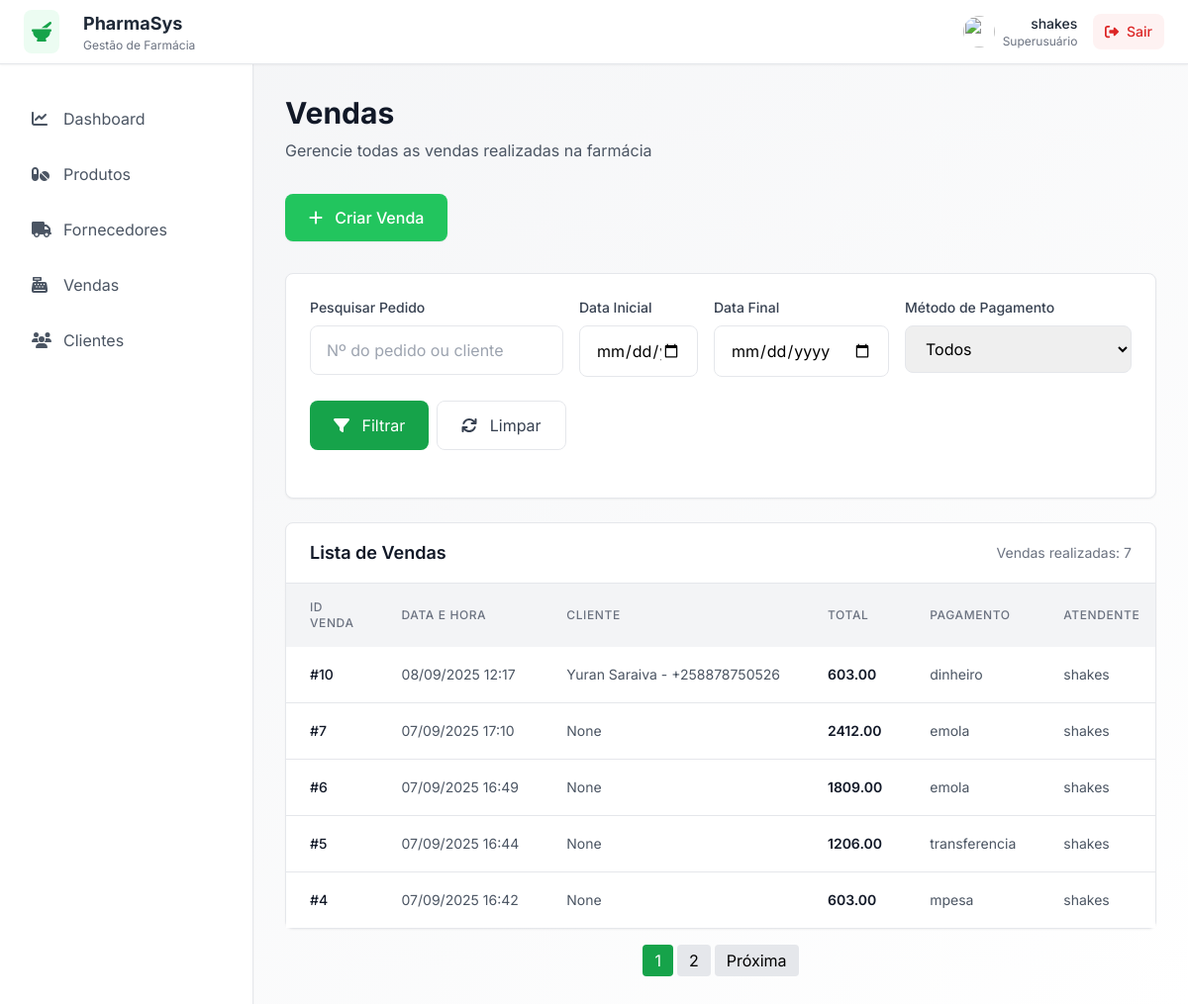
Page /vendas/ (signed in) on the committed database.
### vendas/models.py (models this page shows, shortened)
class Venda(models.Model):
    FORMA_PAGAMENTO_CHOICES = [
        ("dinheiro", "Dinheiro"),
        ("mpesa", "M-Pesa"),
        ("emola", "E-Mola"),
        ('pos', 'POS'),
        ("transferencia", "Transferencia Bancaria"),
    ]
    cliente = models.ForeignKey(Cliente, on_delete=models.SET_NULL, null=True, blank=True)
    atendente = models.ForeignKey(User, on_delete=models.SET_NULL, null=True)
    data_venda = models.DateTimeField(auto_now_add=True)
    data_atualizacao = models.DateTimeField(auto_now=True)
    total = models.DecimalField(max_digits=10, decimal_places=2, default=0)
    forma_pagamento = models.CharField(max_length=20, choices=FORMA_PAGAMENTO_CHOICES)
    class Meta:
        ordering = ['-data_venda']
        permissions = [
            ("cancelar_venda", "Pode cancelar vendas"),
            ("reembolsar_venda", "Pode reembolsar vendas"),
            ("emitir_nfe", "Pode emitir NFE"),
        ]

### clientes/models.py (models this page shows)
class Cliente(models.Model):
    nome = models.CharField(max_length=100)
    telefone = models.CharField(max_length=15)
    email = models.EmailField(null=True, blank=True)
    endereco = models.CharField(max_length=100, null=True, blank=True)
    data_cadastro = models.DateTimeField(auto_now_add=True)
    def __str__(self):
        return f'{self.nome} - {self.telefone}'

### vendas/views.py (the view)
# urls.py: path('', views.listar_vendas, name='listar_vendas'),
@login_required
def listar_vendas(request):
    vendas = Venda.objects.all().order_by('-data_venda')
    search = request.GET.get('search', '')
    date_start = request.GET.get('date_start', '')
    date_end = request.GET.get('date_end', '')
    payment = request.GET.get('payment', '')
    if search:
        vendas = vendas.filter(
            Q(id__icontains=search) |
            Q(cliente__nome__icontains=search)
        )
    if date_start:
        vendas = vendas.filter(data_venda__date__gte=date_start)
    if date_end:
        vendas = vendas.filter(data_venda__date__lte=date_end)
    if payment:
        vendas = vendas.filter(forma_pagamento=payment)
    paginator = Paginator(vendas, 5)  # 5 vendas por página
    page_number = request.GET.get('page')
    page_obj = paginator.get_page(page_number)
    context = {
        'vendas': vendas,
        'search': search,
        'date_start': date_start,
        'date_end': date_end,
        'payment': payment,
        'formas_pagamento': Venda.FORMA_PAGAMENTO_CHOICES,
        'page_obj': page_obj,
    }
    return render(request, 'vendas/listar_vendas.html', context)

### core/context_processors.py (called while the page is built)
def request_is_secure(request):
    return {'is_secure': request.is_secure()}

### vendas/templates/vendas/listar_vendas.html (shortened to what this page needs)
{% extends 'main.html' %}
{% block content %}
    {% include 'navbar.html' %}
    <div id="main-content" class="flex-1 ml-64 p-8">
        <div id="page-header" class="mb-8">
            <h2 class="text-3xl font-bold text-gray-900 mb-2">Vendas</h2>
            <p class="text-gray-600">Gerencie todas as vendas realizadas na farmácia
            </p>
        </div>
        <div class="flex justify-between items-center mb-8" id="page-header">
            <a class="bg-pharmacy-green hover:bg-pharmacy-green-dark text-white px-6 py-3 rounded-lg font-medium transition-colors shadow-sm"
               id="add-supplier-btn" href="{% url 'criar_venda' %}">
                <i class="mr-2" data-fa-i2svg="">
                </i>
                Criar Venda
            </a>
        </div>
        <div id="filters-section" class="bg-white rounded-lg shadow-sm border border-pharmacy-gray p-6 mb-6">
            <form method="get" class="mb-6 grid grid-cols-1 lg:grid-cols-3 gap-4">
                <div id="search-field" class="lg:col-span-2">
                    <label for="search" class="block text-sm font-medium text-gray-700 mb-2">
                        Pesquisar Pedido
                    </label>
                    <input type="text" name="search" placeholder="Nº do pedido ou cliente"
                           value="{{ search }}"
                           class="w-full px-4 py-3 border rounded-lg focus:ring-2 focus:ring-green-600">
                </div>
                <div id="date-start-field">
                    <label for="date-start" class="block text-sm font-medium text-gray-700 mb-2">
                        Data Inicial
                    </label>
                    <input type="date" name="date_start" value="{{ date_start }}"
                           class="w-full px-4 py-3 border rounded-lg focus:ring-2 focus:ring-green-600">
                </div>
                <div id="date-end-field">
                    <label for="date-end" class="block text-sm font-medium text-gray-700 mb-2">
                        Data Final
                    </label>
                    <input type="date" name="date_end" value="{{ date_end }}"
                           class="w-full px-4 py-3 border rounded-lg focus:ring-2 focus:ring-green-600">
                </div>
                <div id="payment-filter-field">
                    <label for="payment-filter" class="block text-sm font-medium text-gray-700 mb-2">
                        Método de Pagamento
                    </label>
                    <select name="payment" class="w-full px-4 py-3 border rounded-lg focus:ring-2 focus:ring-green-600">
                        <option value="">Todos</option>
                    </select>
                </div>
                <div class="lg:col-span-5 flex space-x-2 mt-2">
                    <button type="submit" class="px-6 py-3 bg-green-600 text-white rounded-lg">
                        <i class="mr-2" data-fa-i2svg="">
                        </i>
                        Filtrar
                    </button>
                    <a href="{% url 'listar_vendas' %}"
                       class="px-6 py-3 border rounded-lg text-gray-700 hover:bg-gray-100">
                        <i class="mr-2" data-fa-i2svg="">
                        </i>
                        Limpar
                    </a>
                </div>
            </form>
        </div>
        <div id="orders-table-container" class="bg-white rounded-lg shadow-sm border border-pharmacy-gray">
            <div class="px-6 py-4 border-b border-pharmacy-gray">
                <div class="flex justify-between items-center">
                    <h3 class="text-lg font-semibold text-gray-900">Lista de Vendas</h3>
                    <span class="text-sm text-gray-500">Vendas realizadas: {{ vendas.count }}</span>
                </div>
            </div>
            <div id="orders-table" class="overflow-x-auto">
                <table class="w-full">
                    <thead class="bg-pharmacy-gray-light">
                    <tr>
                        <th class="px-6 py-4 text-left text-xs font-medium text-gray-500 uppercase tracking-wider">ID
                            Venda
                        </th>
                        <th class="px-6 py-4 text-left text-xs font-medium text-gray-500 uppercase tracking-wider">Data
                            e Hora
                        </th>
                        <th class="px-6 py-4 text-left text-xs font-medium text-gray-500 uppercase tracking-wider">
                            Cliente
                        </th>
                        <th class="px-6 py-4 text-left text-xs font-medium text-gray-500 uppercase tracking-wider">
                            Total
                        </th>
                        <th class="px-6 py-4 text-left text-xs font-medium text-gray-500 uppercase tracking-wider">
                            Pagamento
                        </th>
                        <th class="px-6 py-4 text-left text-xs font-medium text-gray-500 uppercase tracking-wider">
                            Atendente
                        </th>
                    </tr>
                    </thead>
                    <tbody id="orders-tbody" class="bg-white divide-y divide-pharmacy-gray">
                    {% for venda in page_obj %}
                        <tr class="hover:bg-pharmacy-gray-light/50">
                            <td class="px-6 py-4 whitespace-nowrap text-sm font-medium text-gray-900">
                                #{{ venda.id }}</td>
                            <td class="px-6 py-4 whitespace-nowrap text-sm text-gray-600">
                                <div>{{ venda.data_venda|date:"d/m/Y H:i" }}</div>
                            </td>
                            <td class="px-6 py-4 whitespace-nowrap text-sm text-gray-600">{{ venda.cliente }}
                            <td class="px-6 py-4 whitespace-nowrap text-sm font-semibold text-gray-900">{{ venda.total }}</td>
                            <td class="px-6 py-4 whitespace-nowrap text-sm text-gray-600">
                                    <span class="flex items-center">
                                        {{ venda.forma_pagamento }}
                                    </span>
                            </td>
                            <td class="px-6 py-4 whitespace-nowrap text-sm text-gray-600">{{ venda.atendente }}</td>
                        </tr>
                    {% empty %}
                        <tr>
                            <td colspan="7" class="text-center py-4">Nenhuma venda encontrada.</td>
                        </tr>
                    {% endfor %}
                    </tbody>
                </table>
            </div>
        </div>
        <div class="mt-4 flex justify-center space-x-1">
            {% for num in page_obj.paginator.page_range %}
                {% if page_obj.number == num %}
                    <span class="px-3 py-1 bg-green-600 text-white rounded">{{ num }}</span>
                {% else %}
                    <a href="?page={{ num }}" class="px-3 py-1 bg-gray-200 rounded">{{ num }}</a>
                {% endif %}
            {% endfor %}
            {% if page_obj.has_next %}
                <a href="?page={{ page_obj.next_page_number }}"
                   class="px-3 py-1 bg-gray-200 rounded">Próxima</a>
            {% endif %}
        </div>
    </div>
{% endblock %}

### templates/navbar.html (shortened to what this page needs)
<div class="bg-white shadow-sm border-b border-pharmacy-gray fixed w-full z-40" id="header">
    <div class="flex justify-between items-center h-16 px-6">
        <div class="flex items-center" id="nav-logo">
            <div class="bg-pharmacy-green-light/10 p-2 rounded-lg mr-3">
                <i class="text-pharmacy-green-dark text-xl" data-fa-i2svg="">
                </i>
            </div>
            <div class="ml-3">
                <h1 class="text-lg font-bold text-gray-800">PharmaSys</h1>
                <p class="text-xs text-gray-500">Gestão de Farmácia</p>
            </div>
        </div>
        <div class="flex items-center space-x-4" id="nav-user">
            <div class="flex items-center space-x-2">
                <img class="w-8 h-8 rounded-full"
                     src="https://storage.googleapis.com/uxpilot-auth.appspot.com/avatars/avatar-1.jpg">
                <div class="text-right">
                    <p class="text-sm font-medium text-gray-800">{{ request.user.username }}</p>
                    <p class="text-xs text-gray-500">
                        {% if request.user.is_superuser %}
                            Superusuário
                        {% elif request.user.is_staff %}
                            Staff
                        {% elif request.user.is_active %}
                            Usuário activo
                        {% else %}
                            Inactivo
                        {% endif %}
                    </p>
                </div>
            </div>
            <form method="post" action="{% url 'logout' %}">
                <button type="submit"
                        class="bg-red-50 hover:bg-red-100 text-red-600 px-3 py-2 rounded-lg text-sm font-medium transition-colors">
                    <i class="mr-1" data-fa-i2svg="">
                    </i>
                    Sair
                </button>
            </form>
        </div>
    </div>
</div>
<div class="flex pt-16">
    <div class="w-64 bg-white shadow-sm border-r border-pharmacy-gray fixed h-full" id="sidebar">
        <nav class="mt-8 px-4">
            <div class="space-y-2">
                <a class="flex items-center px-4 py-3 text-gray-600 hover:bg-pharmacy-green-light/10 hover:text-pharmacy-green-dark rounded-lg transition-colors cursor-pointer"
                   href="{% url 'dashboard' %}">
                    <i class="mr-3 w-5" data-fa-i2svg="">
                    </i>
                    Dashboard
                </a>
                <a class="flex items-center px-4 py-3 text-gray-600 hover:bg-pharmacy-green-light/10 hover:text-pharmacy-green-dark rounded-lg transition-colors cursor-pointer"
                   href="{% url 'productos_list' %}">
                    <i class="mr-3 w-5" data-fa-i2svg="">
                    </i>
                    Produtos
                </a>
                <a class="flex items-center px-4 py-3 text-gray-600 hover:bg-pharmacy-green-light/10 hover:text-pharmacy-green-dark rounded-lg transition-colors cursor-pointer"
                   href="{% url 'listar_fornecedores' %}">
                    <i class="mr-3 w-5" data-fa-i2svg="">
                    </i>
                    Fornecedores
                </a>
                <a href="{% url 'listar_vendas' %}"
                   class="flex items-center px-4 py-3 text-gray-600 hover:bg-pharmacy-green-light/10 hover:text-pharmacy-green-dark rounded-lg transition-colors cursor-pointer">
                    <i class="mr-3 w-5" data-fa-i2svg="">
                    </i>
                    Vendas
                </a>
                <a class="flex items-center px-4 py-3 text-gray-600 hover:bg-pharmacy-green-light/10 hover:text-pharmacy-green-dark rounded-lg transition-colors cursor-pointer"
                   href="{% url 'listar_cliente' %}">
                    <i class="mr-3 w-5" data-fa-i2svg="">
                    </i>
                    Clientes
                </a>
            </div>
        </nav>
    </div>
</div>

### templates/main.html (style rules this page uses)
* { font-family: 'Inter', sans-serif; }

### rows in the picture
Venda: id "10", data_venda "08/09/2025 12:17", cliente "Yuran Saraiva - +258878750526", total "603.00", forma_pagamento "dinheiro", atendente "shakes"
Venda: id "7", data_venda "07/09/2025 17:10", cliente "None", total "2412.00", forma_pagamento "emola", atendente "shakes"
Venda: id "6", data_venda "07/09/2025 16:49", cliente "None", total "1809.00", forma_pagamento "emola", atendente "shakes"
Venda: id "5", data_venda "07/09/2025 16:44", cliente "None", total "1206.00", forma_pagamento "transferencia", atendente "shakes"
Venda: id "4", data_venda "07/09/2025 16:42", cliente "None", total "603.00", forma_pagamento "mpesa", atendente "shakes"

### other values in the picture
{{ request.user.username }} "shakes"
{{ vendas.count }} "7"
{{ num }} "1"
{{ num }} "2"
